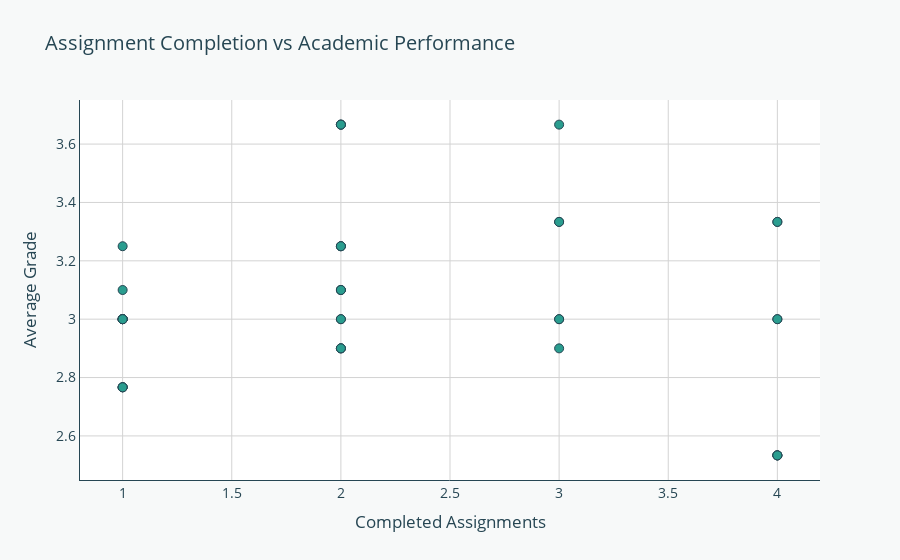

Notebook code for this chart:
### Code cell
# Assignment Completion Patterns 
# Show patterns between assignment completion and grades. 
fig_assign = px.scatter(
    merged_df,
    x='Completed Assignments',
    y='Average Grade',
    title='Assignment Completion vs Academic Performance',
    hover_data=['StudentID'],
    color_discrete_sequence=['#2a9d8f']  # Customize marker color here
)

fig_assign.update_layout(
    paper_bgcolor='#f7f9f9',   # Figure background (outside plot)
    plot_bgcolor='#ffffff',    # Plot area background
    title_font_color='#264653',
    font=dict(color='#264653', size=14),
    xaxis=dict(
        title='Completed Assignments',
        gridcolor='#d3d3d3',
        linecolor='#264653',
        zerolinecolor='#264653',
        # tickfont=dict(color='#264653'),
        # titlefont=dict(color='#264653')
    ),
    yaxis=dict(
        title='Average Grade',
        gridcolor='#d3d3d3',
        linecolor='#264653',
        zerolinecolor='#264653',
        # tickfont=dict(color='#264653'),
        # titlefont=dict(color='#264653')
    )
)

fig_assign.update_traces(marker=dict(size=9, line=dict(width=1, color='#264653')))

fig_assign.show()

### Figure 1 — Plotly figure (JSON) as saved in the notebook; plotly's stock layout.template omitted (floating-point values rounded to 4 significant figures)
{"data": [{"customdata": [["S001"], ["S001"], ["S001"], ["S001"], ["S002"], ["S002"], ["S002"], ["S002"], ["S003"], ["S003"], ["S003"], ["S003"], ["S004"], ["S004"], ["S004"], ["S004"], ["S005"], ["S005"], ["S005"], ["S005"], ["S006"], ["S006"], ["S006"], ["S006"], ["S007"], ["S007"], ["S007"], ["S007"], ["S008"], ["S008"], ["S008"], ["S008"], ["S009"], ["S009"], ["S009"], ["S009"], ["S010"], ["S010"], ["S010"], ["S010"]], "hovertemplate": "Completed Assignments=%{x}<br>Average Grade=%{y}<br>StudentID=%{customdata[0]}<extra></extra>", "legendgroup": "", "marker": {"color": "#2a9d8f", "line": {"color": "#264653", "width": 1}, "size": 9, "symbol": "circle"}, "mode": "markers", "name": "", "orientation": "v", "showlegend": false, "type": "scatter", "x": [2, 2, 2, 3, 1, 1, 1, 2, 3, 4, 4, 3, 1, 2, 2, 2, 2, 2, 2, 1, 4, 4, 4, 4, 1, 2, 1, 1, 2, 3, 2, 2, 3, 4, 3, 4, 1, 1, 1, 1], "xaxis": "x", "y": [2.9, 2.9, 2.9, 2.9, 3.0, 3.0, 3.0, 3.0, 3.0, 3.0, 3.0, 3.0, 3.25, 3.25, 3.25, 3.25, 3.1, 3.1, 3.1, 3.1, 2.533, 2.533, 2.533, 2.533, 3.0, 3.0, 3.0, 3.0, 3.667, 3.667, 3.667, 3.667, 3.333, 3.333, 3.333, 3.333, 2.767, 2.767, 2.767, 2.767], "yaxis": "y"}], "layout": {"font": {"color": "#264653", "size": 14}, "legend": {"tracegroupgap": 0}, "paper_bgcolor": "#f7f9f9", "plot_bgcolor": "#ffffff", "title": {"font": {"color": "#264653"}, "text": "Assignment Completion vs Academic Performance"}, "xaxis": {"anchor": "y", "domain": [0, 1], "gridcolor": "#d3d3d3", "linecolor": "#264653", "title": {"text": "Completed Assignments"}, "zerolinecolor": "#264653"}, "yaxis": {"anchor": "x", "domain": [0, 1], "gridcolor": "#d3d3d3", "linecolor": "#264653", "title": {"text": "Average Grade"}, "zerolinecolor": "#264653"}}}
